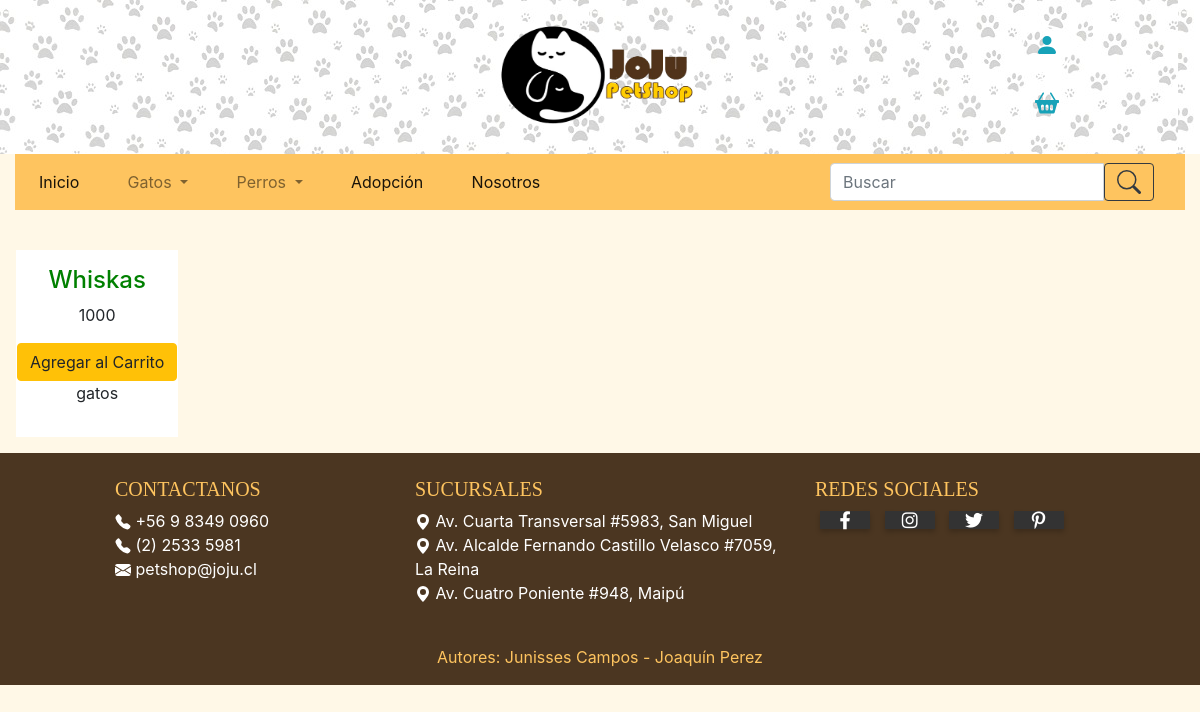
Before: /adultocat with the older database file.
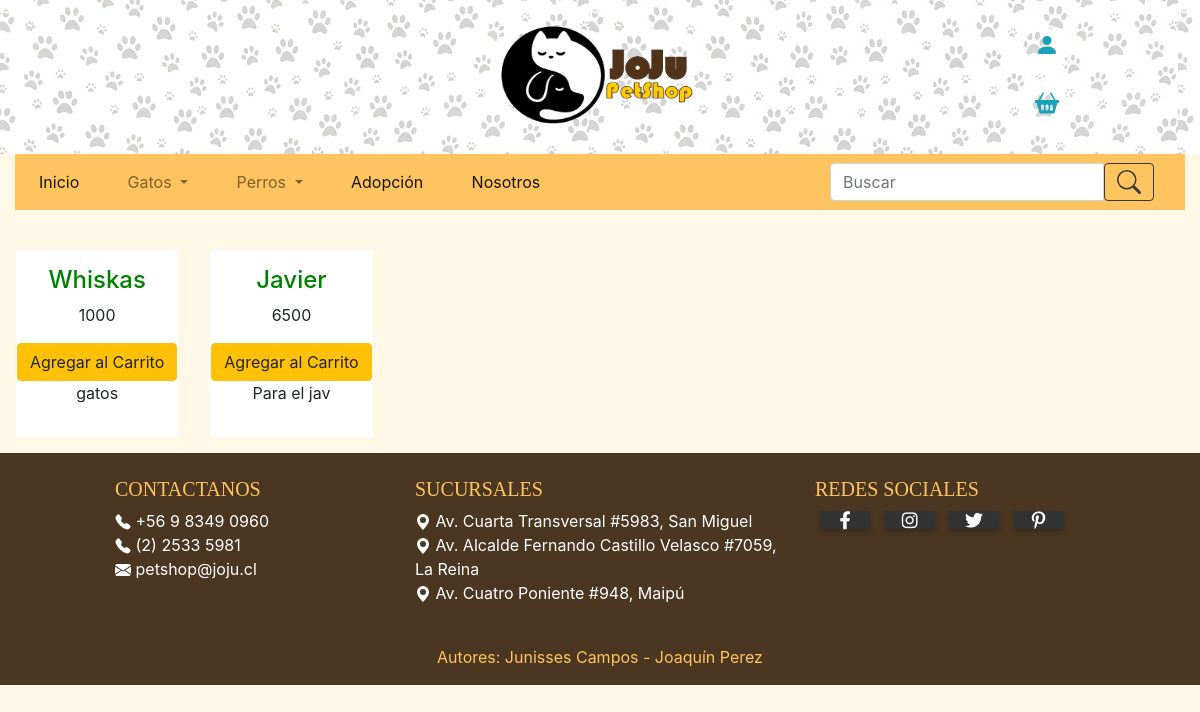
After: the same page with the newer database file.
### gestorProducto/models.py (models this page shows, shortened)
class Producto(models.Model):
    marca        = models.ForeignKey(Marca, blank=True, null=True, on_delete=models.SET_NULL)
    categoria    = models.ForeignKey(Categoria, blank=True, null=True, on_delete=models.SET_NULL)
    nombre       = models.TextField(max_length=60)
    codigo       = models.DecimalField(max_digits=13, decimal_places=0)
    descripcion  = models.TextField(max_length = 200)
    stock        = models.IntegerField()
    precioCosto  = models.IntegerField()
    precioVenta  = models.IntegerField()

### gestorProducto/views.py (the view)
# urls.py: path('adultocat',views.alimentoadultocat, name='adultocat'),
def alimentoadultocat(request):
    lista = Producto.objects.filter(categoria__nombre = "Comida Gato Adulto")
    contexto = {'lista' : lista}
    return render(request,'alimentoadultocat.html', contexto)

### gestorProducto/Templates/alimentoadultocat.html (shortened to what this page needs)
{% extends "index.html"%}
{% block listado %}
{% for fila in lista %}
{% if forloop.first %}<div class="row">{% endif %}
<div class="prod">
	<div class ="row justify-content-center">
		<div>
			<div class="table-responsive">
							<h4>{{ fila.nombre }}</h4>
							<p>{{ fila.precioVenta }}</p>
							<button id="producto1" class="btn btn-warning">Agregar al Carrito</button>
							<p>{{ fila.descripcion }}</p>
			</div>
		</div>
	</div>
</div>
	{% if forloop.last %}</div>{% endif %}
{% endfor %}
{% endblock %}

Changed rows visible on the page:
added Producto: nombre "Javier", precioVenta "6500", descripcion "Para el jav"
